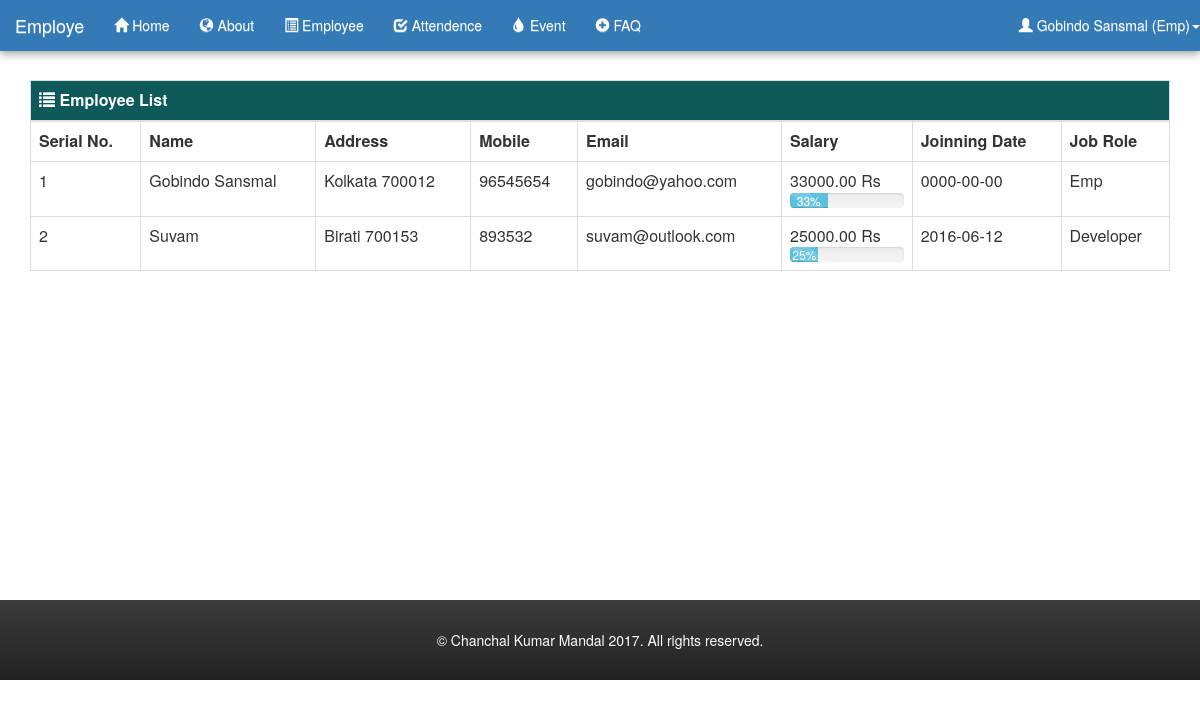
Screenshot of /employee/employee.php (signed in) with the database file from the repository.
### tables this page shows
CREATE TABLE `users` (
  `id` int(11) NOT NULL,
  `name` varchar(50) NOT NULL,
  `username` varchar(100) NOT NULL,
  `password` text NOT NULL,
  `address` text NOT NULL,
  `latitude` float(10,6) NOT NULL,
  `longitude` float(10,6) NOT NULL,
  `mobile` varchar(30) NOT NULL,
  `email` varchar(50) NOT NULL,
  `salary` decimal(10,2) NOT NULL,
  `dateOfJoinning` date NOT NULL,
  `role` varchar(30) NOT NULL
);

### database/dbconnection.php (called while the page is built, shortened)
<?php
class Dbconnection{
	protected $db_name = "admin-employee";
	protected $db_user = "root";
	protected $db_pass = "";
	protected $db_host = "localhost";
	public function connect(){
		$this->db_conn = mysqli_connect($this->db_host, $this->db_user, $this->db_pass, $this->db_name);
		return true;
	}
}
$db=new Dbconnection();
?>

### employee/employee.php (the view)
<?php
require_once("employee-header.php");
if(isset($_SESSION["employee_user_name"])) {
?>
	<div class="page-container">
		<table class="table table-bordered table-hover">
			  <thead style="color: #fff;background-color: #0e5a5a;">
			    <tr><th colspan="8"><span class="glyphicon glyphicon-list"></span> Employee List</th></tr>
			  </thead>
			  <tbody>
				  <tr>
				      <th>Serial No.</th>
				      <th>Name</th>
				      <th>Address</th>
				      <th>Mobile</th>
				      <th>Email</th>
				      <th>Salary</th>
				      <th>Joinning Date</th>
				      <th>Job Role</th>
				  </tr>
		<?php
		if(mysqli_num_rows($result) > 0) {
		    $i= 1;
			foreach($result as $user){
				$salary_percentage = ($user['salary'] / 100000 )*100;
				echo '<tr>
					<td>' . $i . '</td>
					<td>' .  $user['name'] . '</td>
					<td>' . $user['address'] . '</td>
					<td>' . $user['mobile'] . '</td>
					<td>' . $user['email'] . '</td>
					<td>' . $user['salary'] . ' Rs
						<div class="progress">
						  <div class="progress-bar progress-bar-info progress-bar-striped" role="progressbar" aria-valuenow="'.$salary_percentage.'" aria-valuemin="0" aria-valuemax="100" style="width: '.$salary_percentage.'%;">
						    '.$salary_percentage.'%
						  </div>
						</div>
					</td>
					<td>' . $user['dateOfJoinning'] . '</td>
					<td>' . $user['role'] . '</td>
				</tr>
				';
				$i++;
			}
		}else{
			echo '<tr>
					<td colspan="8" style="text-align:center;color:#ff0000;">No record found.</td>
				</tr>';
		}
				?>
		  	</tbody>
		</table>
  	</div>
	<?php
	require_once("employee-footer.php");
} else{
	echo "<script>window.location.href='employee-login.php'</script>";
}
?>

### employee/employee-header.php (shortened to what this page needs)
<?php
require_once("../database/dbconnection.php");
?>
<html>
	<head>
		<link href="//netdna.bootstrapcdn.com/bootstrap/3.3.2/css/bootstrap.min.css" rel="stylesheet">
		<link rel="stylesheet" href="../assets/bootstrap/css/bootstrap-theme.min.css">
		<link rel="stylesheet" href="../assets/bootstrap/css/bootstrap-datepicker3.css"/>
		<link rel="stylesheet" type="text/css" href="../assets/css/login-form.css"/>
		<link rel="stylesheet" type="text/css" href="../assets/css/admin-style.css"/>
	</head>
	<body>
		<nav role="navigation" class="navbar navbar-dark bg-primary navbar-fixed-top">
	        <div id="navbarCollapse" class="collapse navbar-collapse header-menu">
	        	<div class="navbar-header">
			      	<a class="navbar-brand" href="employee-profile.php">Employe</a>
			    </div>
			    <?php
			    if(isset($_SESSION["employee_user_name"])) {
					$employe_id = $_SESSION['e_id'];
					$employeResult = mysqli_query($db->db_conn, "SELECT * FROM users WHERE role != 'admin' AND id = " . $employe_id);
					$result = mysqli_query($db->db_conn, "SELECT * FROM users WHERE role != 'admin' order by name");
				?>
	            <ul class="nav navbar-nav">
			      	<li class="active"><a href="employee-profile.php"><span class="glyphicon glyphicon-home"></span> Home</a></li>
			        <li><a href="about-us.php"><span class="glyphicon glyphicon-globe"></span> About</a></li>
			        <li><a href="employee.php"><span class="glyphicon glyphicon-list-alt"></span> Employee</a></li>
			        <li><a href="attendance.php"><span class="glyphicon glyphicon-check"></span> Attendence</a></li>
			        <li><a href="event.php"><span class="glyphicon glyphicon-tint"></span> Event</a>
			        </li>
			        <li><a href="faq.php"><span class="glyphicon glyphicon-plus-sign"></span> FAQ</a>
			        </li>
			    </ul>
			    <?php
				foreach($employeResult as $userEmploye) {
			    ?>
				    <ul class="nav navbar-nav navbar-right">
				      	<li><a class="dropdown-toggle" data-toggle="dropdown" href="#"><span class="glyphicon glyphicon-user"></span> <?php echo $userEmploye['name'] . ' (' . $userEmploye['role'] . ')'; ?><span class="caret"></span></a>
				      	</li>
				    </ul>
			    <?php
			    	}
				}
				?>
	        </div>
	    </nav>

### assets/css/admin-style.css (style rules this page uses)
body,html { height: 100%; }
body { font-size: 14px; }
a { color:#FFF; }
.page-container { margin-top:50px; padding:30px; min-height:550px; }
.navbar { box-shadow: 0 0 4px rgba(0,0,0,.14),0 4px 8px rgba(0,0,0,.28); }
.progress { height: 15px; margin-bottom:0px; }
.progress-bar { line-height: 15px; }

### rows the page displays
users: name "Gobindo Sansmal", role "Emp", address "Kolkata 700012", mobile "96545654", email "gobindo@yahoo.com", salary "33000.00", salary "33", dateOfJoinning "0000-00-00"
users: name "Suvam", address "Birati 700153", mobile "893532", email "suvam@outlook.com", salary "25000.00", salary "25", dateOfJoinning "2016-06-12", role "Developer"
